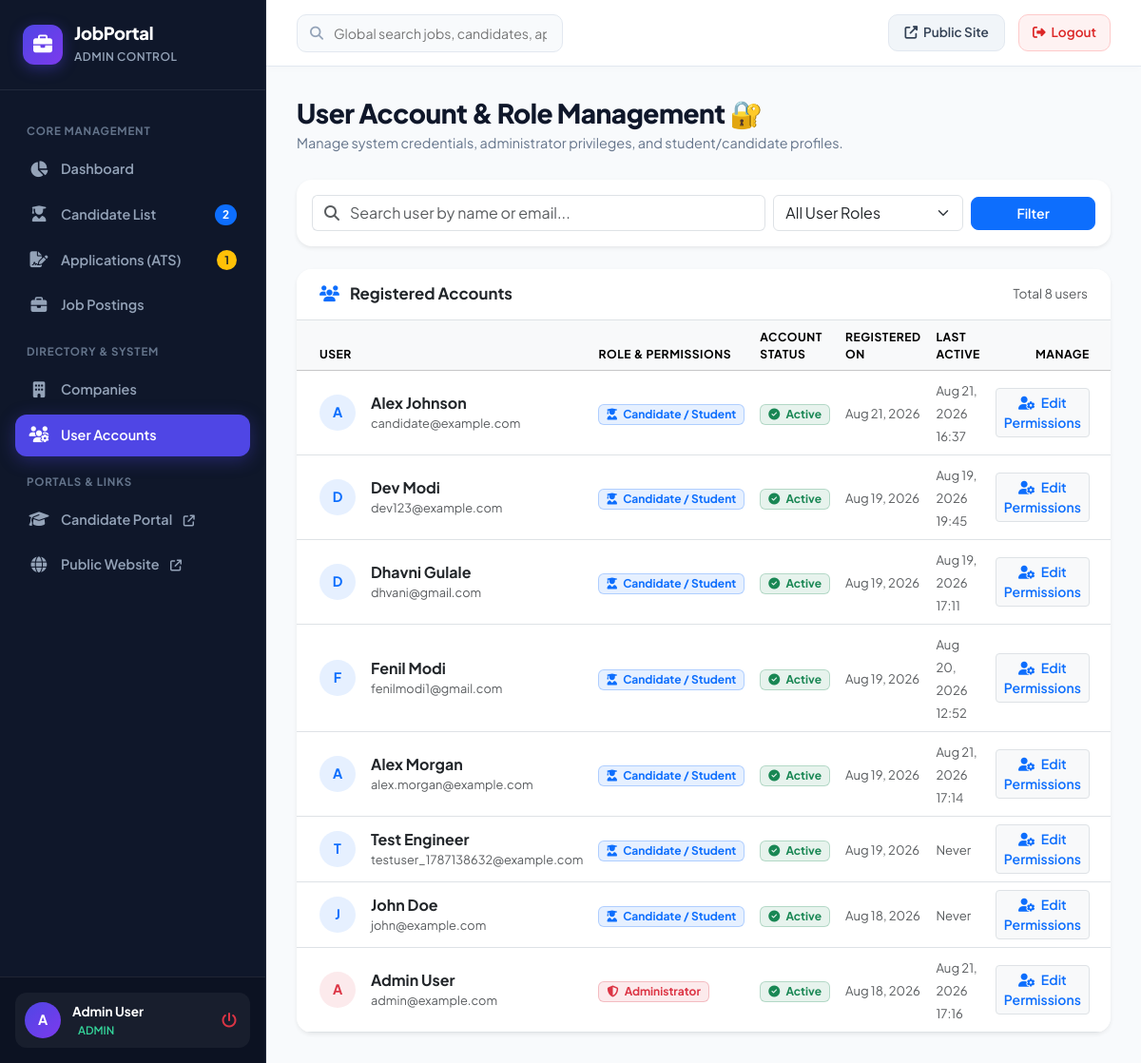
The page /admin/users.php (signed in) on the database its author committed.
### tables this page shows
CREATE TABLE `users` (
  `id` int(11) NOT NULL,
  `name` varchar(100) NOT NULL,
  `email` varchar(100) NOT NULL,
  `role` varchar(20) NOT NULL DEFAULT 'candidate',
  `password` varchar(255) NOT NULL,
  `created_at` timestamp NOT NULL DEFAULT current_timestamp(),
  `updated_at` timestamp NOT NULL DEFAULT current_timestamp() ON UPDATE current_timestamp(),
  `last_login` datetime DEFAULT NULL,
  `is_active` tinyint(1) DEFAULT 1
);

### admin/users.php (the view, shortened to what this page needs)
<?php
require_once __DIR__ . '/includes/header.php';
$search = trim($_GET['search'] ?? '');
$where = [];
$whereClause = !empty($where) ? "WHERE " . implode(" AND ", $where) : "";
$usersQ = "SELECT * FROM users $whereClause ORDER BY id DESC";
$usersRes = mysqli_query($con, $usersQ);
?>
<div class="page-header-box">
    <div class="page-header-title">
        <h1>User Account & Role Management 🔐</h1>
        <p>Manage system credentials, administrator privileges, and student/candidate profiles.</p>
    </div>
</div>
<div class="card border-0 rounded-4 shadow-sm mb-4">
    <div class="card-body p-3">
        <form method="GET" action="users.php" class="row g-2 align-items-center">
            <div class="col-md-7">
                <div class="input-group">
                    <span class="input-group-text bg-white border-end-0"><i class="fas fa-search text-muted"></i></span>
                    <input type="text" name="search" class="form-control border-start-0 ps-0" placeholder="Search user by name or email..." value="<?php echo htmlspecialchars($search); ?>">
                </div>
            </div>
            <div class="col-md-3">
                <select name="role" class="form-select" onchange="this.form.submit()">
                    <option value="">All User Roles</option>
                </select>
            </div>
            <div class="col-md-2 d-flex gap-2">
                <button type="submit" class="btn btn-primary w-100 rounded-3 fw-semibold" style="font-size: 0.88rem;">Filter</button>
            </div>
        </form>
    </div>
</div>
<div class="card border-0 rounded-4 shadow-sm overflow-hidden">
    <div class="card-header bg-white py-3 px-4 d-flex justify-content-between align-items-center border-bottom">
        <h5 class="mb-0 fw-bold text-dark" style="font-size: 1.05rem;">
            <i class="fas fa-users text-primary me-2"></i> Registered Accounts
        </h5>
        <span class="text-muted" style="font-size: 0.85rem;">
            Total <?php echo $usersRes ? mysqli_num_rows($usersRes) : 0; ?> users
        </span>
    </div>
    <div class="table-responsive">
        <table class="table table-hover align-middle mb-0">
            <thead class="table-light text-uppercase text-muted" style="font-size: 0.76rem; letter-spacing: 0.5px;">
                <tr>
                    <th class="ps-4">User</th>
                    <th>Role & Permissions</th>
                    <th>Account Status</th>
                    <th>Registered On</th>
                    <th>Last Active</th>
                    <th class="text-end pe-4">Manage</th>
                </tr>
            </thead>
            <tbody>
                <?php if ($usersRes && mysqli_num_rows($usersRes) > 0): ?>
                    <?php while ($u = mysqli_fetch_assoc($usersRes)):
                        $isAdmin = (strtolower($u['role'] ?? '') === 'admin');
                        $isActive = isset($u['is_active']) ? (int)$u['is_active'] === 1 : true;
                    ?>
                        <tr>
                            <td class="ps-4">
                                <div class="d-flex align-items-center gap-3">
                                    <div class="rounded-circle <?php echo $isAdmin ? 'bg-danger bg-opacity-10 text-danger' : 'bg-primary bg-opacity-10 text-primary'; ?> fw-bold d-flex align-items-center justify-content-center" style="width: 38px; height: 38px; font-size: 0.9rem;">
                                        <?php echo strtoupper(substr($u['name'], 0, 1)); ?>
                                    </div>
                                    <div>
                                        <div class="fw-bold text-dark"><?php echo htmlspecialchars($u['name']); ?></div>
                                        <div class="text-muted" style="font-size: 0.8rem;"><?php echo htmlspecialchars($u['email']); ?></div>
                                    </div>
                                </div>
                            </td>
                            <td>
                                <?php if ($isAdmin): ?>
                                    <span class="badge bg-danger bg-opacity-10 text-danger border border-danger border-opacity-25 px-2 py-1">
                                        <i class="fas fa-shield-alt me-1"></i> Administrator
                                    </span>
                                <?php else: ?>
                                    <span class="badge bg-primary bg-opacity-10 text-primary border border-primary border-opacity-25 px-2 py-1">
                                        <i class="fas fa-user-graduate me-1"></i> Candidate / Student
                                    </span>
                                <?php endif; ?>
                            </td>
                            <td>
                                <?php if ($isActive): ?>
                                    <span class="badge bg-success bg-opacity-10 text-success border border-success border-opacity-25 px-2 py-1">
                                        <i class="fas fa-check-circle me-1"></i> Active
                                    </span>
                                <?php else: ?>
                                    <span class="badge bg-secondary bg-opacity-10 text-secondary border border-secondary border-opacity-25 px-2 py-1">
                                        <i class="fas fa-ban me-1"></i> Deactivated
                                    </span>
                                <?php endif; ?>
                            </td>
                            <td>
                                <span class="text-muted" style="font-size: 0.82rem;">
                                    <?php echo date('M d, Y', strtotime($u['created_at'])); ?>
                                </span>
                            </td>
                            <td>
                                <span class="text-muted" style="font-size: 0.82rem;">
                                    <?php echo !empty($u['last_login']) ? date('M d, Y H:i', strtotime($u['last_login'])) : 'Never'; ?>
                                </span>
                            </td>
                            <td class="text-end pe-4">
                                <button type="button" class="btn btn-sm btn-light border text-primary fw-semibold"
                                        data-user="<?php echo htmlspecialchars(json_encode($u), ENT_QUOTES, 'UTF-8'); ?>"
                                        onclick="editUserModal(this)">
                                    <i class="fas fa-user-cog me-1"></i> Edit Permissions
                                </button>
                            </td>
                        </tr>
                    <?php endwhile; ?>
                <?php endif; ?>
            </tbody>
        </table>
    </div>
</div>
<?php require_once __DIR__ . '/includes/footer.php'; ?>

### admin/includes/header.php (style rules this page uses)
:root { --sidebar-bg: #0f172a; --sidebar-hover: #1e293b; --sidebar-active: #4f46e5; --primary: #4f46e5; --primary-hover: #4338ca; --primary-light: rgba(79, 70, 229, 0.1); --primary-gradient: linear-gradient(135deg, #4f46e5 0%, #7c3aed 100%); --bg-body: #f8fafc; --card-bg: #ffffff; --border-color: #e2e8f0; --text-main: #0f172a; --text-muted: #64748b; --success: #10b981; --warning: #f59e0b; --danger: #ef4444; --info: #06b6d4; --radius-md: 14px; --radius-lg: 20px; --shadow-subtle: 0 4px 20px -2px rgba(0, 0, 0, 0.05); --shadow-card: 0 10px 30px -5px rgba(0, 0, 0, 0.06); }
* { margin: 0; padding: 0; box-sizing: border-box; }
body { font-family: 'Plus Jakarta Sans', -apple-system, BlinkMacSystemFont, sans-serif; background-color: var(--bg-body); color: var(--text-main); min-height: 100vh; display: flex; overflow-x: hidden; }
.page-header-box { display: flex; align-items: center; justify-content: space-between; flex-wrap: wrap; gap: 16px; margin-bottom: 28px; }
.page-header-title h1 { font-size: 1.75rem; font-weight: 800; color: #0f172a; letter-spacing: -0.5px; margin-bottom: 4px; }
.page-header-title p { color: var(--text-muted); font-size: 0.9rem; margin: 0; }

### rows shown on the page
users: name "A", name "Alex Johnson", email "candidate@example.com", role "candidate" (drawn), is_active 1 (drawn), created_at "Aug 21, 2026", last_login "Aug 21, 2026 16:37"
users: name "D", name "Dev Modi", email "dev123@example.com", role "candidate" (drawn), is_active 1 (drawn), created_at "Aug 19, 2026", last_login "Aug 19, 2026 19:45"
users: name "D", name "Dhavni Gulale", email "dhvani@gmail.com", role "candidate" (drawn), is_active 1 (drawn), created_at "Aug 19, 2026", last_login "Aug 19, 2026 17:11"
users: name "F", name "Fenil Modi", email "fenilmodi1@gmail.com", role "candidate" (drawn), is_active 1 (drawn), created_at "Aug 19, 2026", last_login "Aug 20, 2026 12:52"
users: name "A", name "Alex Morgan", email "alex.morgan@example.com", role "candidate" (drawn), is_active 1 (drawn), created_at "Aug 19, 2026", last_login "Aug 21, 2026 17:14"
users: name "T", name "Test Engineer", email "testuser_1787138632@example.com", role "candidate" (drawn), is_active 1 (drawn), created_at "Aug 19, 2026", shows "Never"
users: name "J", name "John Doe", email "john@example.com", role "candidate" (drawn), is_active 1 (drawn), created_at "Aug 18, 2026", shows "Never"
users: name "A", name "Admin User", email "admin@example.com", role "admin" (drawn), is_active 1 (drawn), created_at "Aug 18, 2026", last_login "Aug 21, 2026 17:16"

### other values the page prints
$totalCandidatesCount "2"
$pendingAppsCount "1"
substr($admin_user_name ?? 'A', 0, 1) "A"
$admin_user_name "Admin User"
mysqli_num_rows($usersRes) "8"
